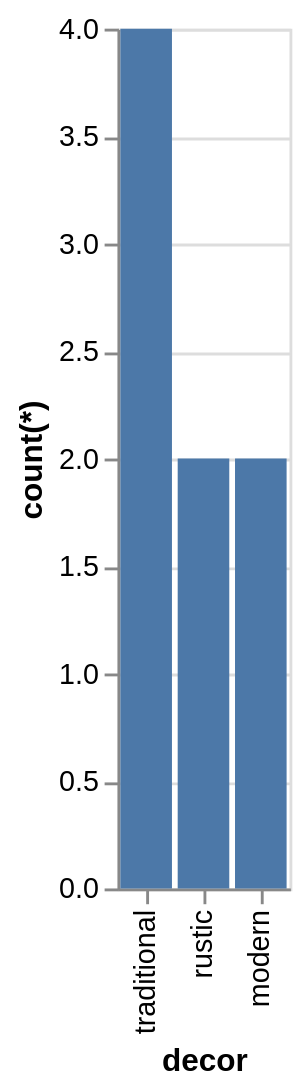

Write a Vega-Lite specification for this figure.
### Vega-Lite specification from a JSON file in a GitHub repository (floating-point values rounded to 4 significant figures)
{"data": {"values": [{"x_data": "modern", "y_data": 2}, {"x_data": "rustic", "y_data": 2}, {"x_data": "traditional", "y_data": 4}]}, "mark": "bar", "encoding": {"x": {"field": "x_data", "type": "nominal", "title": "decor", "sort": "descending"}, "y": {"field": "y_data", "type": "quantitative", "title": "count(*)"}}}
